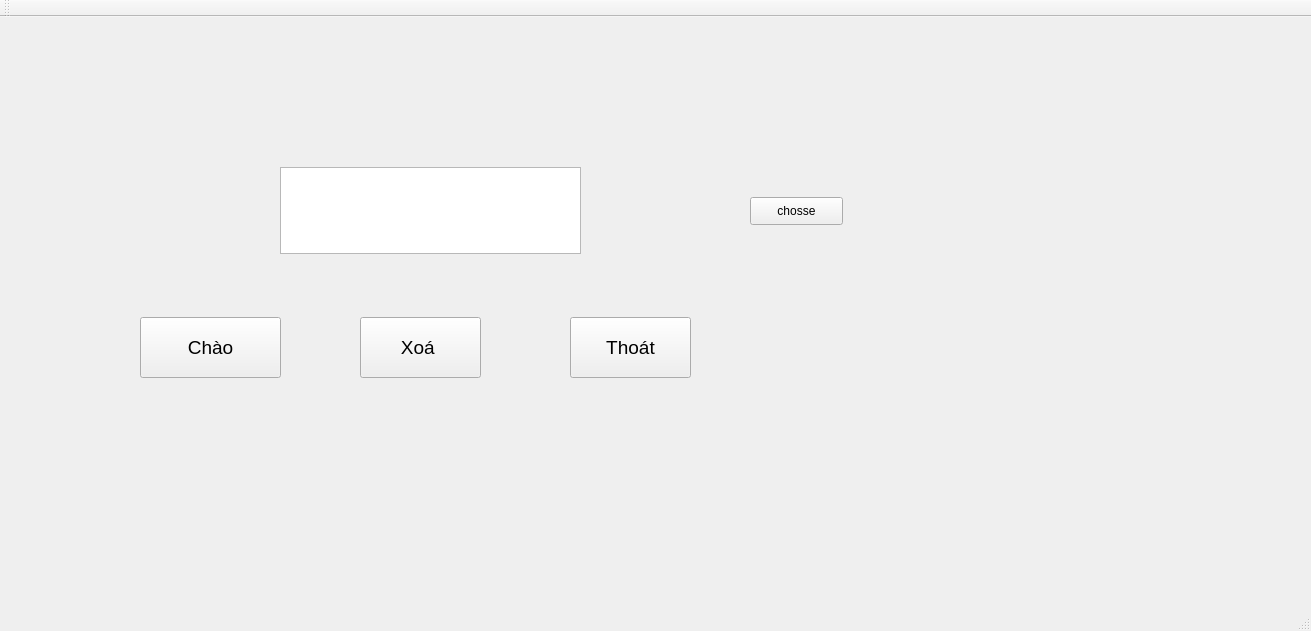
<?xml version="1.0" encoding="UTF-8"?>
<ui version="4.0">
 <class>vd1</class>
 <widget class="QMainWindow" name="vd1">
  <property name="geometry">
   <rect>
    <x>0</x>
    <y>0</y>
    <width>1311</width>
    <height>631</height>
   </rect>
  </property>
  <property name="windowTitle">
   <string>vd1</string>
  </property>
  <widget class="QWidget" name="centralWidget">
   <widget class="QPushButton" name="pushButton">
    <property name="geometry">
     <rect>
      <x>140</x>
      <y>300</y>
      <width>141</width>
      <height>61</height>
     </rect>
    </property>
    <property name="font">
     <font>
      <pointsize>14</pointsize>
     </font>
    </property>
    <property name="text">
     <string>Chào</string>
    </property>
   </widget>
   <widget class="QPushButton" name="pushButton_2">
    <property name="geometry">
     <rect>
      <x>360</x>
      <y>300</y>
      <width>121</width>
      <height>61</height>
     </rect>
    </property>
    <property name="font">
     <font>
      <pointsize>14</pointsize>
     </font>
    </property>
    <property name="text">
     <string>Xoá </string>
    </property>
   </widget>
   <widget class="QPushButton" name="pushButton_3">
    <property name="geometry">
     <rect>
      <x>570</x>
      <y>300</y>
      <width>121</width>
      <height>61</height>
     </rect>
    </property>
    <property name="font">
     <font>
      <pointsize>14</pointsize>
     </font>
    </property>
    <property name="text">
     <string>Thoát</string>
    </property>
   </widget>
   <widget class="QTextEdit" name="textEdit">
    <property name="geometry">
     <rect>
      <x>280</x>
      <y>150</y>
      <width>301</width>
      <height>87</height>
     </rect>
    </property>
   </widget>
   <widget class="QPushButton" name="pushButton_4">
    <property name="geometry">
     <rect>
      <x>750</x>
      <y>180</y>
      <width>93</width>
      <height>28</height>
     </rect>
    </property>
    <property name="text">
     <string>chosse</string>
    </property>
   </widget>
  </widget>
  <widget class="QMenuBar" name="menuBar">
   <property name="geometry">
    <rect>
     <x>0</x>
     <y>0</y>
     <width>1311</width>
     <height>26</height>
    </rect>
   </property>
  </widget>
  <widget class="QToolBar" name="mainToolBar">
   <attribute name="toolBarArea">
    <enum>TopToolBarArea</enum>
   </attribute>
   <attribute name="toolBarBreak">
    <bool>false</bool>
   </attribute>
  </widget>
  <widget class="QStatusBar" name="statusBar"/>
 </widget>
 <layoutdefault spacing="6" margin="11"/>
 <resources/>
 <connections/>
</ui>
